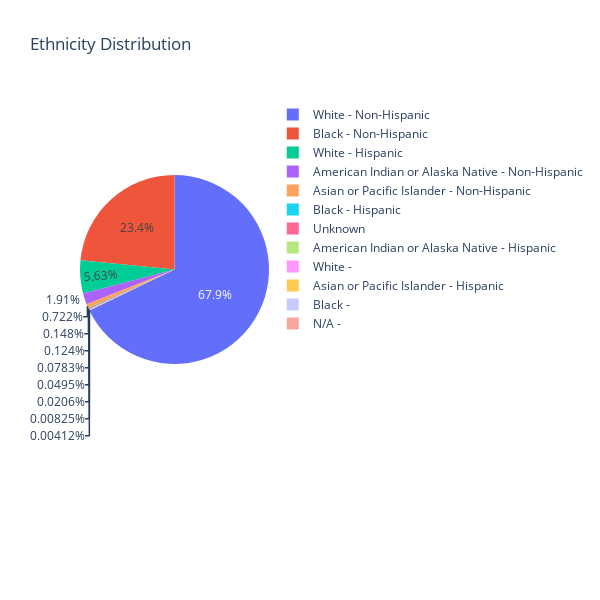

Notebook source saved alongside this figure:
### Markdown cell above
##### Cleaning/investigating ethnicity and recidivism

### Code cell
# overview of ethnicity and recidivism 
pie_me = data['Ethnicity'].value_counts().reset_index()
pie_me.columns = ['Ethnicity', 'count']

fig = px.pie(
    pie_me, 
    values='count', 
    names='Ethnicity',  
    title='Ethnicity Distribution', 
    width=600, 
    height=600
)

fig.show()

### Figure 1 — Plotly figure (JSON) as saved in the notebook; plotly's stock layout.template omitted (floating-point values rounded to 4 significant figures)
{"data": [{"domain": {"x": [0, 1], "y": [0, 1]}, "hovertemplate": "Ethnicity=%{label}<br>count=%{value}<extra></extra>", "labels": ["White - Non-Hispanic", "Black - Non-Hispanic", "White - Hispanic", "American Indian or Alaska Native - Non-Hispanic", "Asian or Pacific Islander - Non-Hispanic", "Black - Hispanic", "Unknown", "American Indian or Alaska Native - Hispanic", "White -", "Asian or Pacific Islander - Hispanic", "Black -", "N/A -"], "legendgroup": "", "name": "", "showlegend": true, "type": "pie", "values": [16457, 5687, 1365, 463, 175, 36, 30, 19, 12, 5, 2, 1]}], "layout": {"height": 600, "legend": {"tracegroupgap": 0}, "title": {"text": "Ethnicity Distribution"}, "width": 600}}
